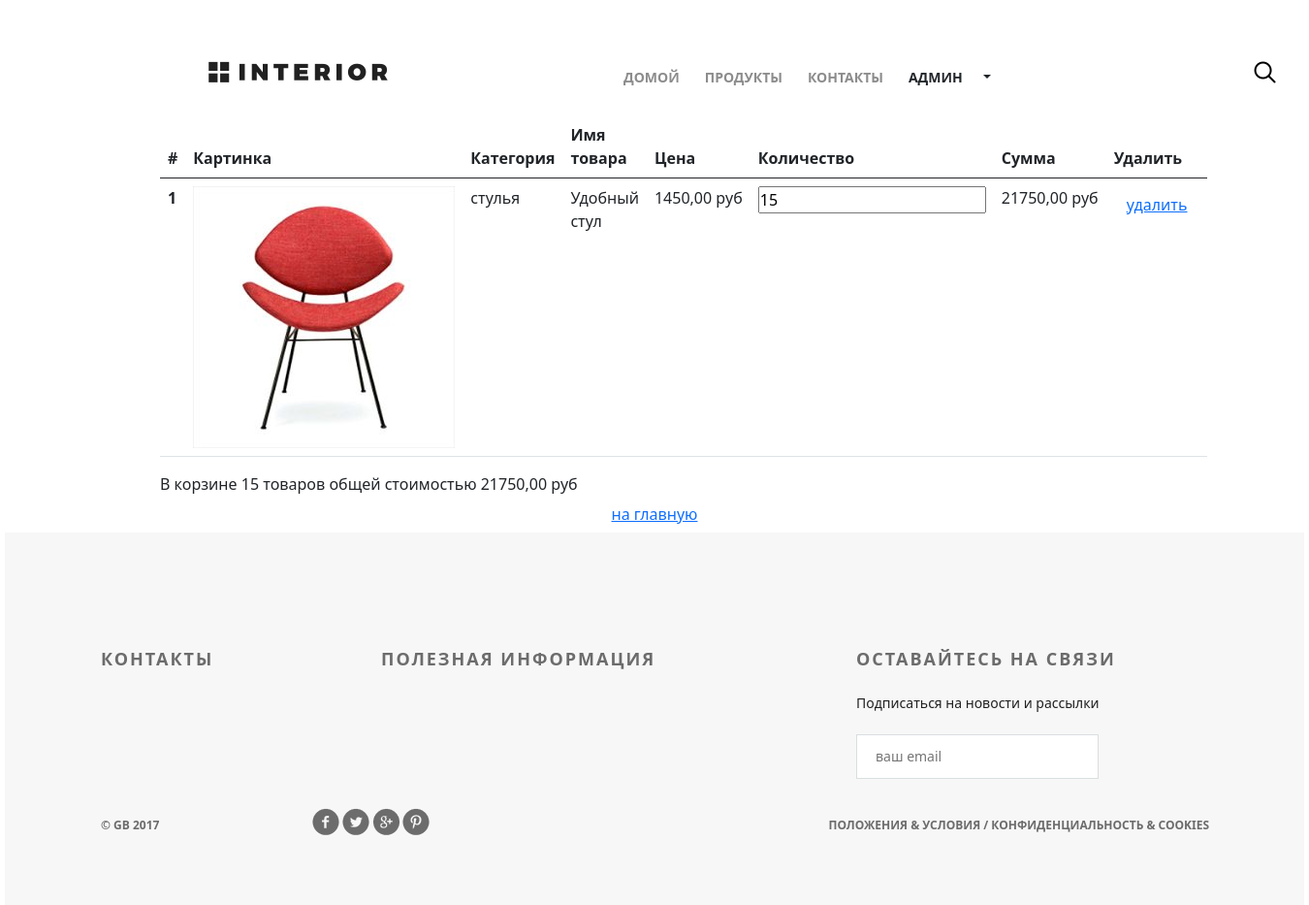
Page /basket/ (signed in) on the committed database.
### authapp/models.py (models this page shows)
class ShopUser(AbstractUser):
    avatar = models.ImageField(upload_to='users_avatars', blank=True)
    age = models.PositiveIntegerField(verbose_name='возраст')

### basketapp/models.py (models this page shows, shortened)
class Basket(models.Model):
    user = models.ForeignKey(
        settings.AUTH_USER_MODEL,
        on_delete=models.CASCADE,
        related_name='basket',
    )
    product = models.ForeignKey(
        Product,
        on_delete=models.CASCADE
    )
    quantity = models.PositiveIntegerField(verbose_name='количество', default=0)
    add_datetime = models.DateTimeField(verbose_name='время', auto_now_add=True)
    @property
    def product_cost(self):
        return self.product.price * self.quantity
    @property
    def total_quantity(self):
        _items = Basket.objects.filter(user=self.user)
        _totalquantity = sum(list(map(lambda x: x.quantity, _items)))
        return _totalquantity
    @property
    def total_cost(self):
        _items = Basket.objects.filter(user=self.user)
        _totalcost = sum(list(map(lambda x: x.product_cost, _items)))
        return _totalcost

### mainapp/models.py (models this page shows, shortened)
class Product(models.Model):
    category = models.ForeignKey(
        ProductCategory,
        on_delete=models.CASCADE
    )
    name = models.CharField(
        verbose_name='имя продукт',
        max_length=128
    )
    image = models.ImageField(
        upload_to='products_images',
        blank=True
    )
    short_desc = models.CharField(
        verbose_name='краткое описание',
        max_length=60,
        blank=True
    )
    description = models.TextField(
        verbose_name='описание',
        blank=True
    )
    price = models.DecimalField(
        verbose_name='цена',
        max_digits=8,
        decimal_places=2,
        default=0
    )
    quantity = models.PositiveIntegerField(
        verbose_name='количество на складе',
        default=0
    )
    is_active = models.BooleanField(
        verbose_name='активна',
        default=True
    )

class ProductCategory(models.Model):
    name = models.CharField(
        verbose_name='имя',
        max_length=64,
        unique=True
    )
    description = models.TextField(
        verbose_name='описание',
        blank=True
    )
    is_active = models.BooleanField(
        verbose_name='активна',
        default=True
    )

### basketapp/views.py (the view)
# urls.py: path('', basketapp.basket, name='view'),
@login_required
def basket(request):
    title = 'корзина'
    basket_items = Basket.objects.filter(user=request.user).order_by('product__category')
    context = {
        'title': title,
        'basket_items': basket_items,
    }
    return render(request, 'basketapp/list.html', context)

### basketapp/templates/basketapp/list.html (shortened to what this page needs)
{% extends 'geekshop/base.html' %}
{% load static %}
{% block content %}
    <div class="hero-white">
        {% include 'geekshop/includes/header.html' %}
    </div>
    <div class="container basket_list px-5">
        <table class="table">
            <thead>
            <tr>
                <th scope="col">#</th>
                <th scope="col">Картинка</th>
                <th scope="col">Категория</th>
                <th scope="col">Имя товара</th>
                <th scope="col">Цена</th>
                <th scope="col">Количество</th>
                <th scope="col">Сумма</th>
                <th scope="col">Удалить</th>
            </tr>
            </thead>
            <tbody>
            {% for item in basket_items %}
                <tr>
                    <th scope="row">{{ forloop.counter }}</th>
                    <td><img src="/media/{{ item.product.image }}" alt="{{ item.product.short_desc }}"></td>
                    <td>{{ item.product.category.name }}</td>
                    <td>{{ item.product.name }}</td>
                    <td>{{ item.product.price }}&nbspруб</td>
                    <td><input type="number" name="{{ item.pk }}" min="0" value="{{ item.quantity }}"></td>
                    <td>{{ item.product_cost }}&nbspруб</td>
                    <td>
                        <button class="btn btn-round">
                            <a href="{% url 'basket:remove' item.pk %}" class="">
                                удалить
                            </a>
                        </button>
                    </td>
                </tr>
            {% endfor %}
            </tbody>
        </table>
        {% if basket_items %}
            <div class="basket_summary">
                В корзине {{ basket_items.0.total_quantity }} товаров общей стоимостью
                {{ basket_items.0.total_cost }} руб
            </div>
        {% endif %}
    </div>
    <button class="btn btn-round form-control last">
        <a href="{% url 'index' %}" class="">
            на главную
        </a>
    </button>
{% endblock %}

### geekshop/templates/geekshop/includes/header.html (shortened to what this page needs)
<div class="header clearfix">
    <a href="{% url 'index' %}" class="logo"></a>
    <ul class="menu">
        <li><a href="{% url 'index' %}" class="{% if request == '/' %}active{% endif %}">домой</a></li>
        <li><a href="{% url 'products:index' %}">продукты</a></li>
        <li><a href="{% url 'contacts' %}">контакты</a></li>
        {% if user.is_authenticated %}
            <li class="dropdown-toggle" id="dropdownMenuButton1" data-bs-toggle="dropdown" aria-expanded="false">
                <a>{{ user.first_name|default:'Пользователь' }}</a>
            </li>
        {% endif %}
    </ul>
    <a href="#" class="search"></a>
</div>

### geekshop/static/geekshop/style.css (style rules this page uses)
* { margin: 0; padding: 0; }
body { font-family: 'Montserrat', sans-serif; }
html, body { height: 100%; }
.container { width: 1366px; margin: 0 auto; min-height: 100%; }
.logo { background-image: url(img/logo.png); margin-top: 63px; width: 185px; height: 22px; float: left; }
.menu { list-style-type: none; margin-top: 67px; float: right; }
.menu li { float: left; }
.menu a { color: #8c8c8c; font-size: 14px; font-weight: 700; text-align: right; text-transform: uppercase; text-decoration: none; padding: 10px 13px; }
.search { display: block; width: 23px; height: 23px; background-image: url(img/search.png); position: absolute; top: 63px; left: 1176px; }
.clearfix:after { content: ""; display: block; clear: both; }
table { width: 100%; }
.hero-white { background-color: #fff; height: 119px; padding-left: 98px; padding-right: 211px; position: relative; }

### rows in the picture
ShopUser: first_name "АДМИН"
Basket: product.image (picture), product.category.name "стулья", product.name "Удобный стул", product.price "1450,00", quantity "15", product_cost "21750,00", user+quantity "15", user+product+quantity "21750,00"
